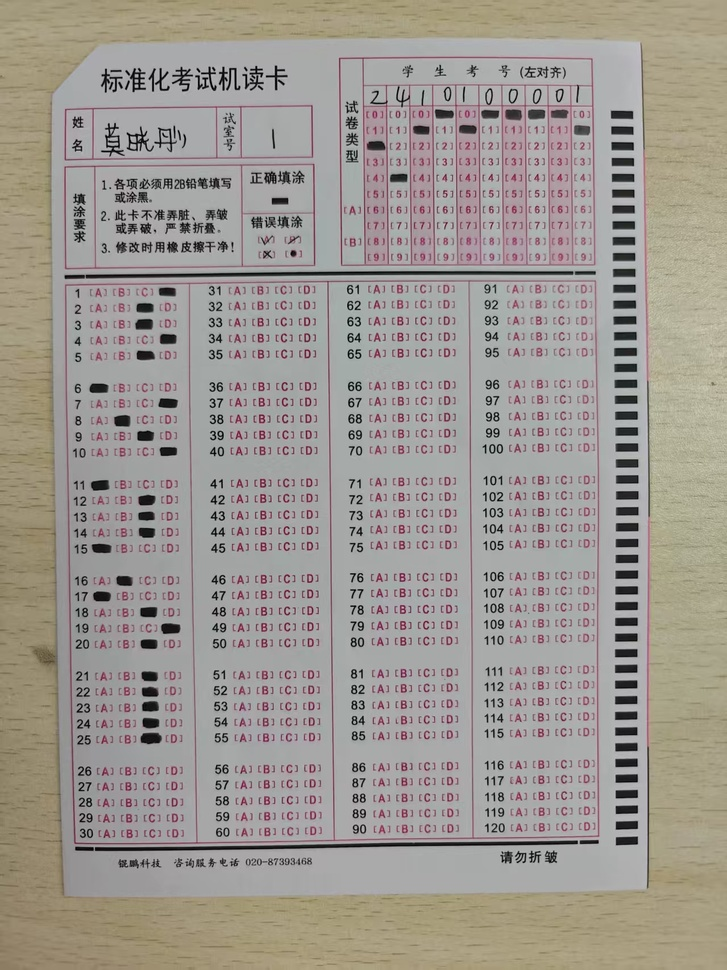
#> input picture answersheet_backend/answersheet_backend/img_scan/img_scan/answer/1.jpg, 727 x 970 px, shrunk from 1279 x 1706 before the run
$ python -i image_processor.py   (imports and definitions only)
#> lines starting #> are read from the running program, lines starting #| are printed output that depends on the picture; after the words box and inside, x2 and y2 are one past the last pixel; in counts of white or black regions, pixels touching at a corner belong together
import cv2
import numpy as np
import math
import logging
from typing import Tuple
from abc import ABC, abstractmethod

logger = logging.getLogger(__name__)


class ImageProcessor(ABC):
    """图像处理抽象基类"""

    @abstractmethod
    def process(self, image: np.ndarray) -> np.ndarray:
        pass


class RotationCorrector(ImageProcessor):
    """旋转校正处理器"""

    def rotate_image(self, image: np.ndarray, angle: float) -> np.ndarray:
        """旋转图像并调整画布大小防止裁剪"""
        (h, w) = image.shape[:2]
        center = (w // 2, h // 2)

        angle_rad = math.radians(angle)
        abs_cos = abs(math.cos(angle_rad))
        abs_sin = abs(math.sin(angle_rad))

        new_w = int(h * abs_sin + w * abs_cos)
        new_h = int(h * abs_cos + w * abs_sin)

        M = cv2.getRotationMatrix2D(center, -angle, 1.0)
        M[0, 2] += (new_w - w) / 2
        M[1, 2] += (new_h - h) / 2

        rotated = cv2.warpAffine(image, M, (new_w, new_h),
                                 flags=cv2.INTER_LINEAR,
                                 borderValue=(255, 255, 255))
        return rotated

    def detect_and_correct_rotation(self, image: np.ndarray, binary: np.ndarray) -> Tuple[np.ndarray, float]:
        """检测图像中的直线并校正旋转"""
        lines = cv2.HoughLines(binary, 1, np.pi / 180, 200)

        if lines is not None:
            rho, theta = lines[0][0]
            angle = theta * 180 / np.pi
            rotate_angle = angle - 90
            rotated = self.rotate_image(image, rotate_angle)
        else:
            rotated = image.copy()
            rotate_angle = 0

        return rotated, rotate_angle

    def process(self, image: np.ndarray) -> np.ndarray:
        """处理图像旋转校正"""
        gray_temp = cv2.cvtColor(image, cv2.COLOR_BGR2GRAY)
        _, binary_temp = cv2.threshold(gray_temp, 50, 255, cv2.THRESH_BINARY_INV)
        rotated, rotate_angle = self.detect_and_correct_rotation(image, binary_temp)
        logger.info(f"应用旋转校正: {rotate_angle:.2f}度")
        return rotated


class ImagePreprocessor:
    """图像预处理器"""

    def __init__(self, enable_rotation_correction: bool = True):
        self.enable_rotation_correction = enable_rotation_correction
        self.rotation_corrector = RotationCorrector()

    def preprocess(self, image_path: str) -> Tuple[np.ndarray, ...]:
        """图像预处理：读取图像、灰度化、增强对比度、高斯模糊、边缘检测"""
#> called with image_path = '../answer/1.jpg'
        try:
            image = cv2.imread(image_path)
#> image is the input picture: shape (970, 727, 3); mean B, G, R 145.7, 152.4, 158.4
            if image is None:
                raise ValueError(f"无法加载图像: {image_path}")

            # 旋转校正
            if self.enable_rotation_correction:
                image = self.rotation_corrector.process(image)
#> in process, `gray_temp = cv2.cvtColor(image, cv2.COLOR_BGR2GRAY)`:
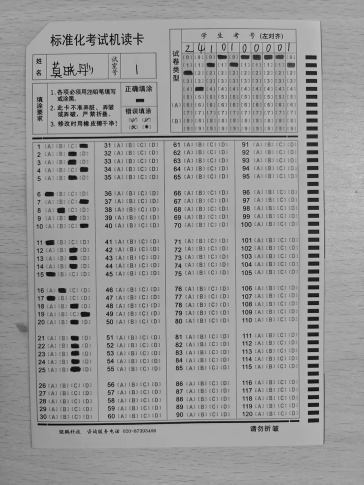
#> gray_temp: shape (970, 727) (shown at 1/2 size); min 0, max 205, mean 153.4
#> in process, `_, binary_temp = cv2.threshold(gray_temp, 50, 255, cv2.THRESH_BINARY_I..`:
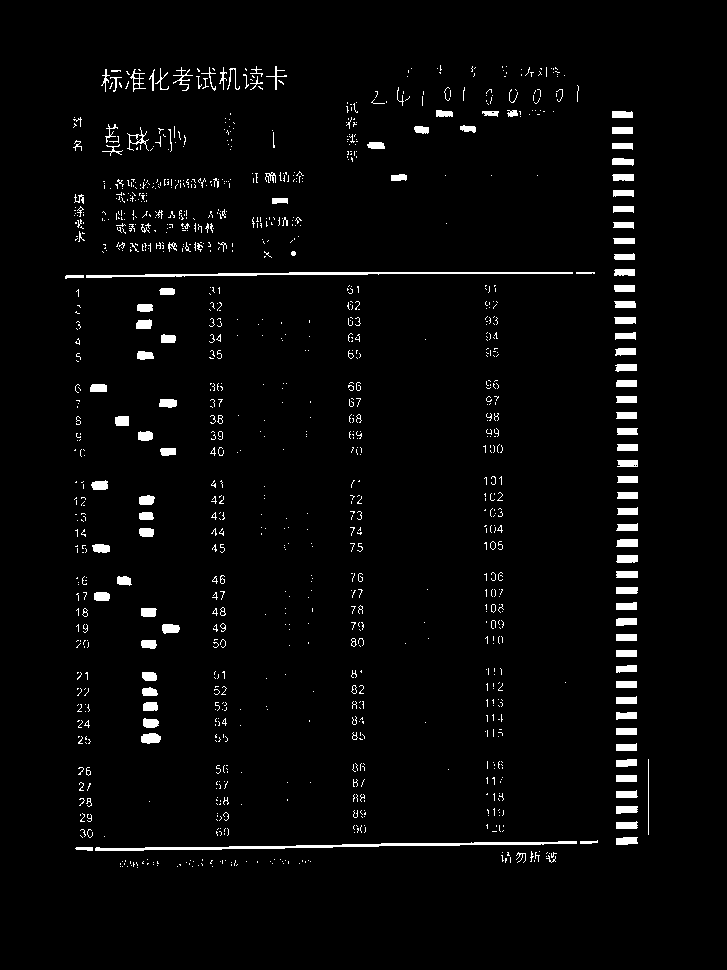
#> binary_temp: shape (970, 727); 2.9% white; 1137 white regions (993 under 20 px), largest, box (x1, y1, x2, y2) and area: (95, 841, 577, 851) 1392, (86, 272, 573, 278) 1156, (141, 733, 161, 744) 176
#> in detect_and_correct_rotation, `lines = cv2.HoughLines(binary, 1, np.pi / 180, 200)`: lines = 18 rows, first 8: [851, 1.55], [273, 1.57], [-614, 3.12], [620, 0], [623, 0], [632, 0], [-611, 3.12], [618, 0]
#> in detect_and_correct_rotation, `rho, theta = lines[0][0]`: rho = 851; theta = 1.55
#> in detect_and_correct_rotation, `angle = theta * 180 / np.pi`: angle = 89
#> in detect_and_correct_rotation, `rotate_angle = angle - 90`: rotate_angle = -1
#> in rotate_image, `angle_rad = math.radians(angle)`: angle_rad = -0.0175
#> in rotate_image, `abs_cos = abs(math.cos(angle_rad))`: abs_cos = 1
#> in rotate_image, `abs_sin = abs(math.sin(angle_rad))`: abs_sin = 0.0175
#> in rotate_image, `new_w = int(h * abs_sin + w * abs_cos)`: new_w = 743
#> in rotate_image, `new_h = int(h * abs_cos + w * abs_sin)`: new_h = 982
#> in rotate_image, `M = cv2.getRotationMatrix2D(center, -angle, 1.0)`: M = [[1, 0.0175, -8.41], [-0.0175, 1, 6.41]]
#> in rotate_image, `rotated = cv2.warpAffine(image, M, (new_w, new_h), flags=cv2.INTER_LIN..`:
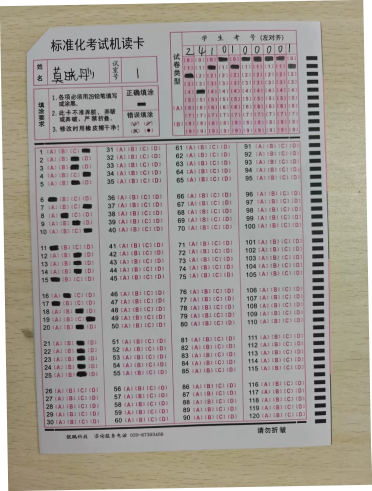
#> rotated: shape (982, 743, 3) (shown at 1/2 size); mean B, G, R 149.4, 155.9, 161.6
#> in process, `rotated, rotate_angle = self.detect_and_correct_rotation(image, binary..`: rotate_angle = -1

            gray = cv2.cvtColor(image, cv2.COLOR_BGR2GRAY)
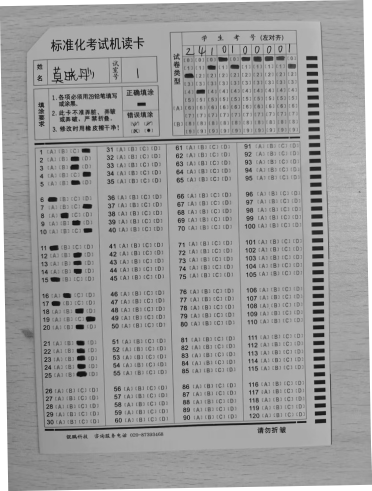
#> gray: shape (982, 743) (shown at 1/2 size); min 0, max 255, mean 156.8
            clahe = cv2.createCLAHE(clipLimit=3.0, tileGridSize=(8, 8))
            enhanced = clahe.apply(gray)
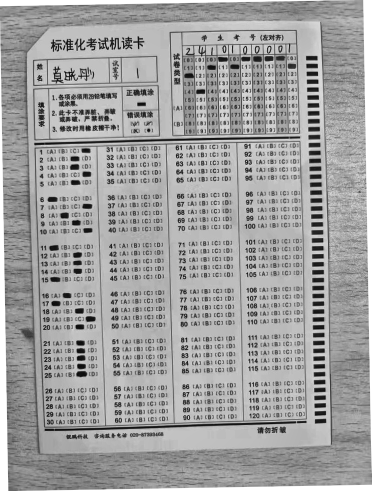
#> enhanced: shape (982, 743) (shown at 1/2 size); min 1, max 255, mean 161
            blurred = cv2.GaussianBlur(enhanced, (5, 5), 0)
            edged = cv2.Canny(blurred, 50, 80)
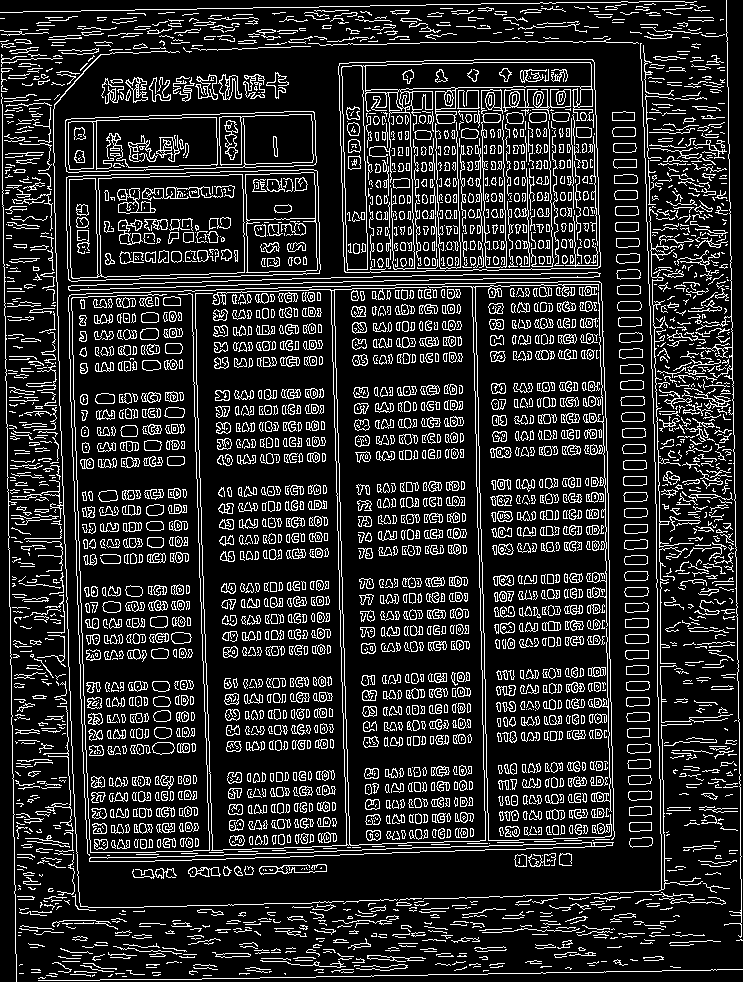
#> edged: shape (982, 743); 15.8% white in thin lines or dots

            return image, gray, enhanced, blurred, edged
        except Exception as e:
            logger.error(f"图像预处理失败: {str(e)}")
            raise

>>> result = ImagePreprocessor().preprocess('../answer/1.jpg')
#> result = 5 items

$ run again, on answersheet_backend/answersheet_backend/img_scan/img_scan/answer/10.jpg
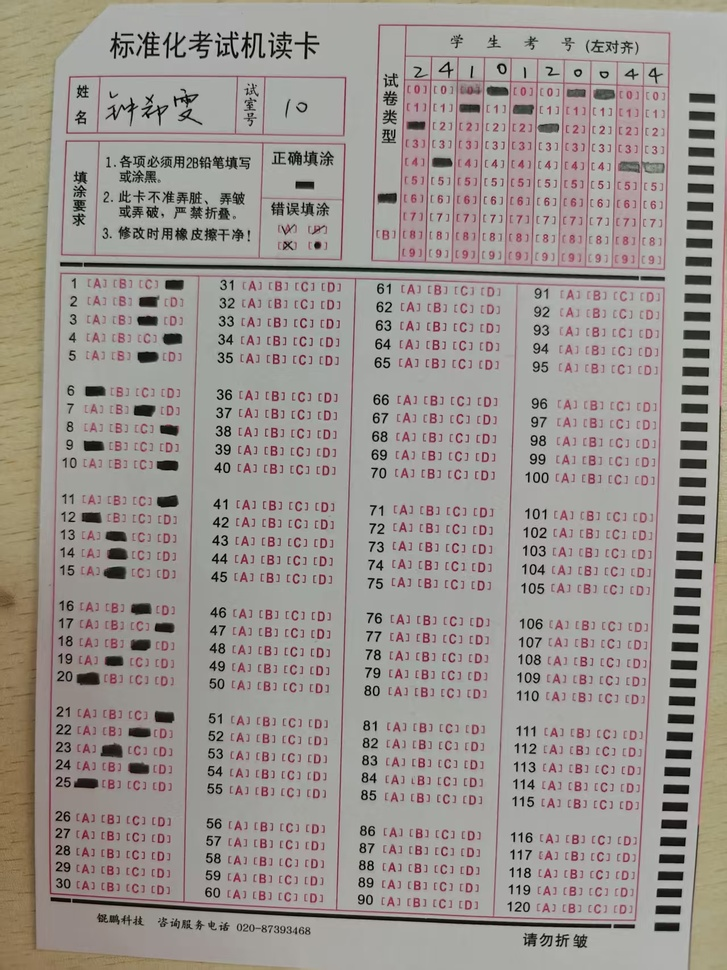
#> input picture answersheet_backend/answersheet_backend/img_scan/img_scan/answer/10.jpg, 727 x 970 px, shrunk from 1279 x 1706 before the run
#> in preprocess, image is the input picture: shape (970, 727, 3); mean B, G, R 144.4, 149.2, 155.8
#> in process, `_, binary_temp = cv2.threshold(gray_temp, 50, 255, cv2.THRESH_BINARY_I..`:
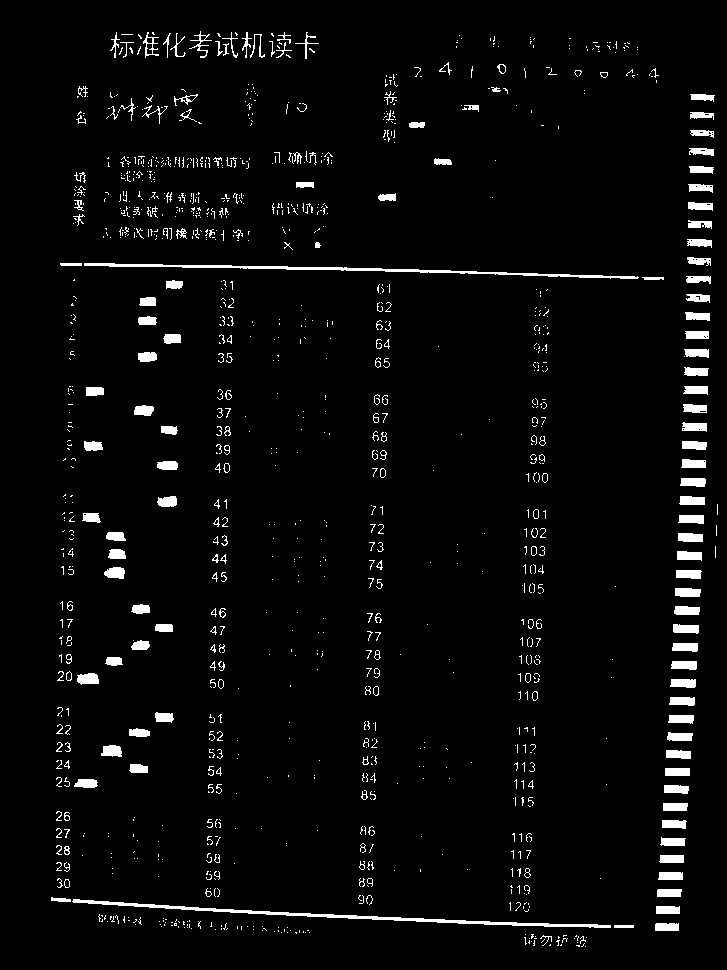
#> binary_temp: shape (970, 727); 3.7% white; 1190 white regions (960 under 20 px), largest, box (x1, y1, x2, y2) and area: (72, 899, 611, 928) 1760, (84, 263, 639, 279) 1552, (675, 588, 701, 597) 216
#> lines = 21 rows, first 8: [896, 1.62], [263, 1.59], [904, 1.61], [256, 1.61], [701, 0.0349], [707, 0.0524], [710, 0.0524], [698, 0.0349]
#> rho = 896; theta = 1.62
#> angle = 93
#> in detect_and_correct_rotation, `rotate_angle = angle - 90`: rotate_angle = 3
#> angle_rad = 0.0524
#> abs_cos = 0.999
#> abs_sin = 0.0523
#> new_w = 776
#> new_h = 1006
#> M = [[0.999, -0.0523, 25.88], [0.0523, 0.999, -18.33]]
#> in process, `rotated, rotate_angle = self.detect_and_correct_rotation(image, binary..`: rotate_angle = 3
#> in preprocess, `edged = cv2.Canny(blurred, 50, 80)`:
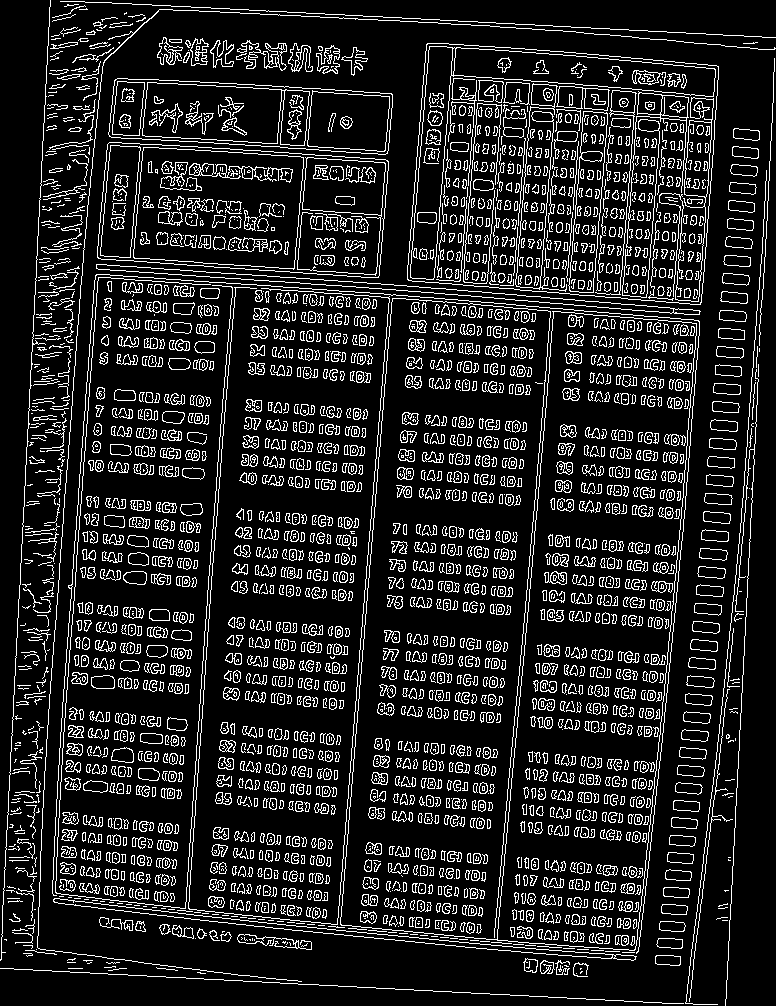
#> edged: shape (1006, 776); 13.6% white in thin lines or dots
#> result = 5 items

$ run again, on answersheet_backend/answersheet_backend/img_scan/img_scan/answer/11.jpg
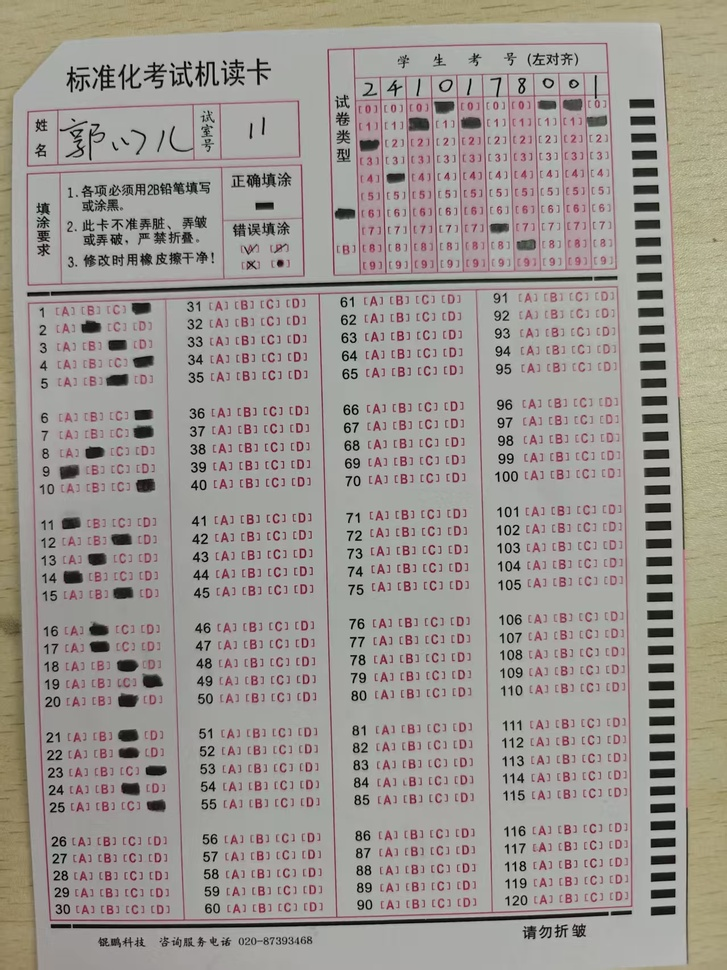
#> input picture answersheet_backend/answersheet_backend/img_scan/img_scan/answer/11.jpg, 727 x 970 px, shrunk from 1279 x 1706 before the run
#> in preprocess, image is the input picture: shape (970, 727, 3); mean B, G, R 145.8, 151.2, 157
#> in process, `_, binary_temp = cv2.threshold(gray_temp, 50, 255, cv2.THRESH_BINARY_I..`:
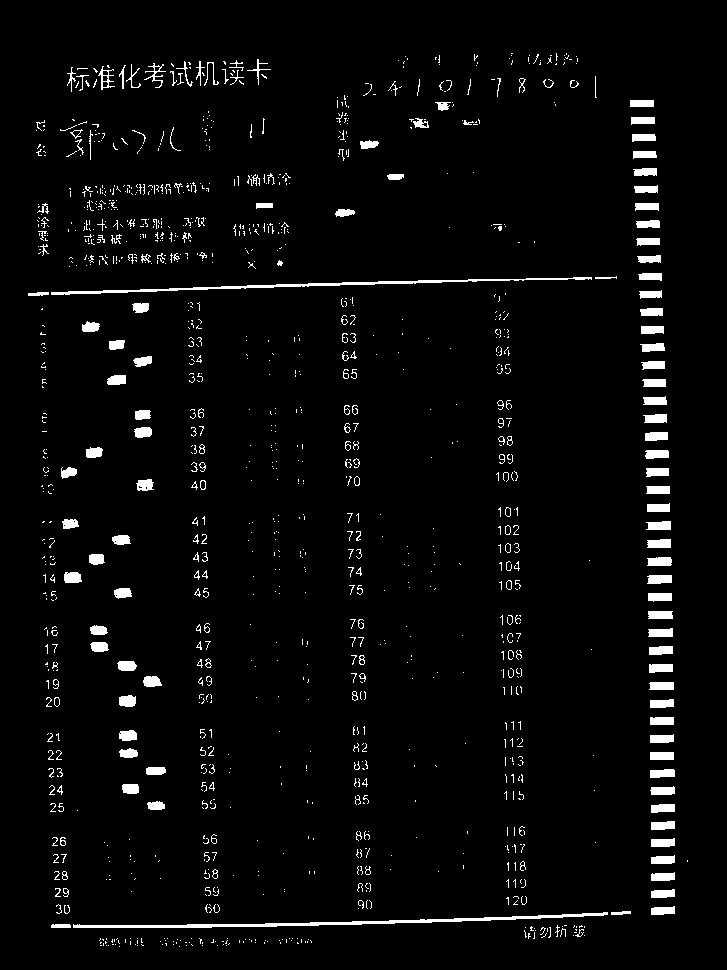
#> binary_temp: shape (970, 727); 3.6% white; 1238 white regions (1013 under 20 px), largest, box (x1, y1, x2, y2) and area: (73, 912, 608, 928) 1706, (51, 277, 592, 295) 1407, (647, 557, 672, 566) 205
#> lines = 19 rows, first 8: [928, 1.55], [296, 1.54], [934, 1.54], [-642, 3.12], [-631, 3.11], [-650, 3.12], [-648, 3.12], [652, 0]
#> rho = 928; theta = 1.55
#> angle = 89
#> in detect_and_correct_rotation, `rotate_angle = angle - 90`: rotate_angle = -1
#> angle_rad = -0.0175
#> abs_cos = 1
#> abs_sin = 0.0175
#> new_w = 743
#> new_h = 982
#> M = [[1, 0.0175, -8.41], [-0.0175, 1, 6.41]]
#> in process, `rotated, rotate_angle = self.detect_and_correct_rotation(image, binary..`: rotate_angle = -1
#> in preprocess, `edged = cv2.Canny(blurred, 50, 80)`:
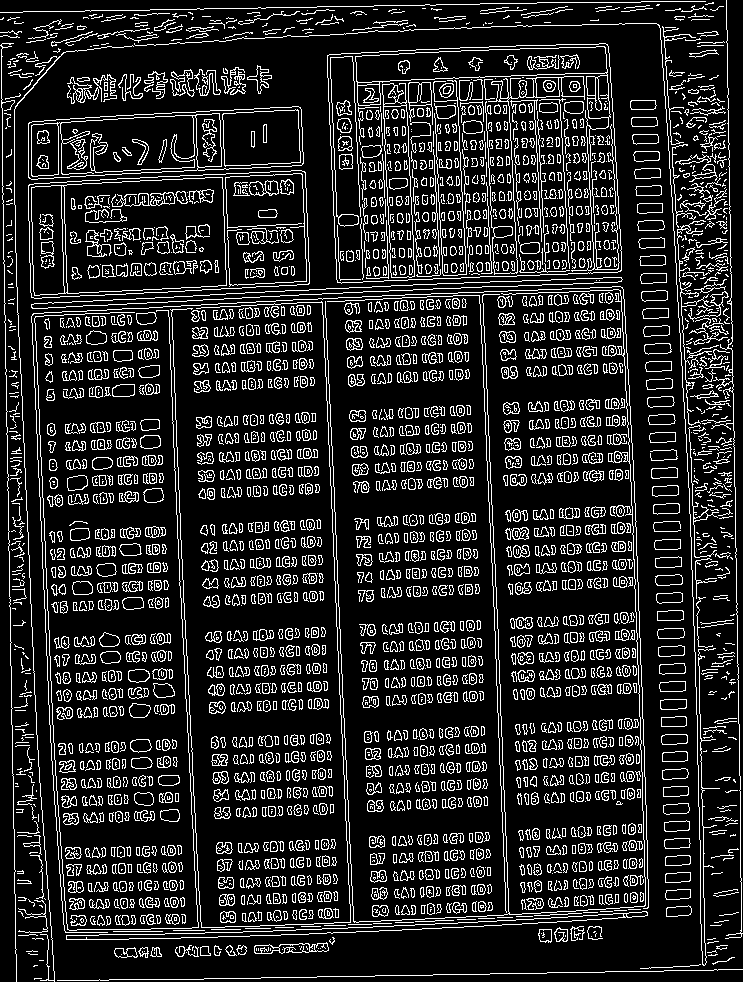
#> edged: shape (982, 743); 14.9% white in thin lines or dots
#> result = 5 items
